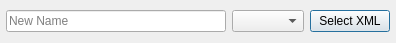
<?xml version="1.0" encoding="UTF-8"?>
<ui version="4.0">
 <class>importandroid</class>
 <widget class="QDialog" name="importandroid">
  <property name="windowModality">
   <enum>Qt::ApplicationModal</enum>
  </property>
  <property name="geometry">
   <rect>
    <x>0</x>
    <y>0</y>
    <width>396</width>
    <height>43</height>
   </rect>
  </property>
  <property name="windowTitle">
   <string>Import Android Config</string>
  </property>
  <property name="windowIcon">
   <iconset resource="../resources.qrc">
    <normaloff>:/icons/viper.png</normaloff>:/icons/viper.png</iconset>
  </property>
  <property name="modal">
   <bool>true</bool>
  </property>
  <layout class="QHBoxLayout" name="horizontalLayout" stretch="0,0,0">
   <property name="leftMargin">
    <number>6</number>
   </property>
   <property name="topMargin">
    <number>3</number>
   </property>
   <property name="rightMargin">
    <number>6</number>
   </property>
   <property name="bottomMargin">
    <number>3</number>
   </property>
   <item>
    <widget class="QLineEdit" name="lineEdit">
     <property name="placeholderText">
      <string>New Name</string>
     </property>
    </widget>
   </item>
   <item>
    <widget class="QComboBox" name="comboBox">
     <property name="maximumSize">
      <size>
       <width>100</width>
       <height>16777215</height>
      </size>
     </property>
    </widget>
   </item>
   <item>
    <widget class="QPushButton" name="pushButton">
     <property name="text">
      <string>Select XML</string>
     </property>
    </widget>
   </item>
  </layout>
 </widget>
 <tabstops>
  <tabstop>lineEdit</tabstop>
  <tabstop>comboBox</tabstop>
  <tabstop>pushButton</tabstop>
 </tabstops>
 <resources>
  <include location="../resources.qrc"/>
 </resources>
 <connections/>
</ui>
